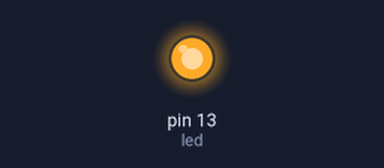
The sketch below on a simulated Arduino Uno, built with avr-gcc and run on an emulated ATmega328P. Parts: output pins drawn as LEDs (lit = HIGH).

Above: at 0.5 s.
At 4.7 s:
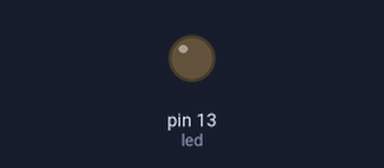
Timing chart, 0 to 6.3 s (numbered marks = the images above):
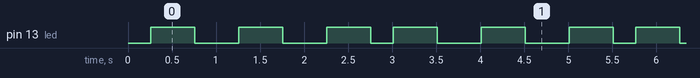

The sketch:

TIMER_INT.ino
```cpp
#include <avr/io.h>
#include <avr/interrupt.h>

void timer0_init(void);            //Function prototype

volatile unsigned long milis = 0;   //This is our shared volatile variable that will be used as the milis count

int main(void){

   DDRB = (1<<PB5);           //Set the pin as an output
   timer0_init();

   for(;;){
      if(milis >= 500){
         PORTB ^= (1<<PB5);//Toggle the led at every 500ms/0.5s/2hz
         milis=0;
      }
   }
   return 0;
}

void timer0_init(void){

   TCCR0A = (1<<WGM01);           //Timer in CTC mode
   TCCR0B = ((1<<CS01)|(1<<CS00));  //1:64 prescaler
   OCR0A = 249;                 //Value to have an compare at every 1ms
   TIMSK0 = (1<<OCIE0A);          //Enable timer interrupts
   sei();                     //Enable global interrupts
}

ISR(TIMER0_COMPA_vect){

   milis++;    //Increase milis count by one millisecond
}
```

Measured:
- by itself, pin 13 (led): repeats every 2.8 s: 2 × (LOW 0.50 s, HIGH 0.50 s), LOW 0.26 s, HIGH 0.50 s
- by itself, everything shown: repeats every 2.8 s, in 6 steps
